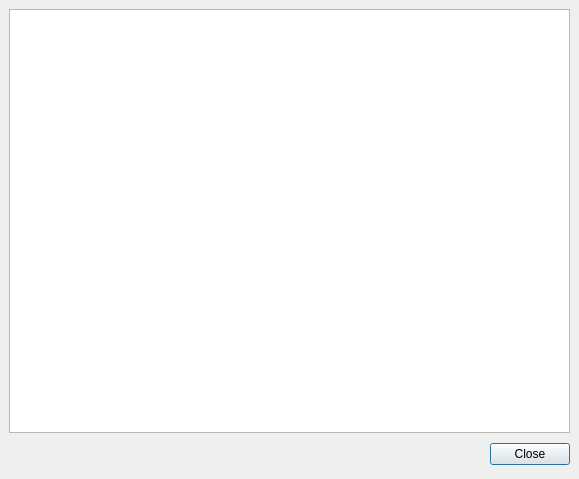
<ui version="4.0" >
 <author></author>
 <comment></comment>
 <exportmacro></exportmacro>
 <class>HelpDialog</class>
 <widget class="QDialog" name="HelpDialog" >
  <property name="geometry" >
   <rect>
    <x>0</x>
    <y>0</y>
    <width>579</width>
    <height>479</height>
   </rect>
  </property>
  <property name="windowTitle" >
   <string>Qtpfsgui Help</string>
  </property>
  <layout class="QVBoxLayout" >
   <property name="margin" >
    <number>9</number>
   </property>
   <property name="spacing" >
    <number>6</number>
   </property>
   <item>
    <widget class="QTextBrowser" name="tb" >
     <property name="html" >
      <string>&lt;html>&lt;head>&lt;meta name="qrichtext" content="1" />&lt;/head>&lt;body style=" white-space: pre-wrap; font-family:Sans Serif; font-size:9pt; font-weight:400; font-style:normal; text-decoration:none;">&lt;p style="-qt-paragraph-type:empty; margin-top:0px; margin-bottom:0px; margin-left:0px; margin-right:0px; -qt-block-indent:0; text-indent:0px;">&lt;/p>&lt;/body>&lt;/html></string>
     </property>
    </widget>
   </item>
   <item>
    <layout class="QHBoxLayout" >
     <property name="margin" >
      <number>0</number>
     </property>
     <property name="spacing" >
      <number>6</number>
     </property>
     <item>
      <spacer>
       <property name="orientation" >
        <enum>Qt::Horizontal</enum>
       </property>
       <property name="sizeHint" >
        <size>
         <width>131</width>
         <height>31</height>
        </size>
       </property>
      </spacer>
     </item>
     <item>
      <widget class="QPushButton" name="okButton" >
       <property name="text" >
        <string>Close</string>
       </property>
      </widget>
     </item>
    </layout>
   </item>
  </layout>
 </widget>
 <pixmapfunction></pixmapfunction>
 <resources>
  <include location="../icons.qrc" />
 </resources>
 <connections>
  <connection>
   <sender>okButton</sender>
   <signal>clicked()</signal>
   <receiver>HelpDialog</receiver>
   <slot>accept()</slot>
   <hints>
    <hint type="sourcelabel" >
     <x>499</x>
     <y>455</y>
    </hint>
    <hint type="destinationlabel" >
     <x>453</x>
     <y>455</y>
    </hint>
   </hints>
  </connection>
 </connections>
</ui>
